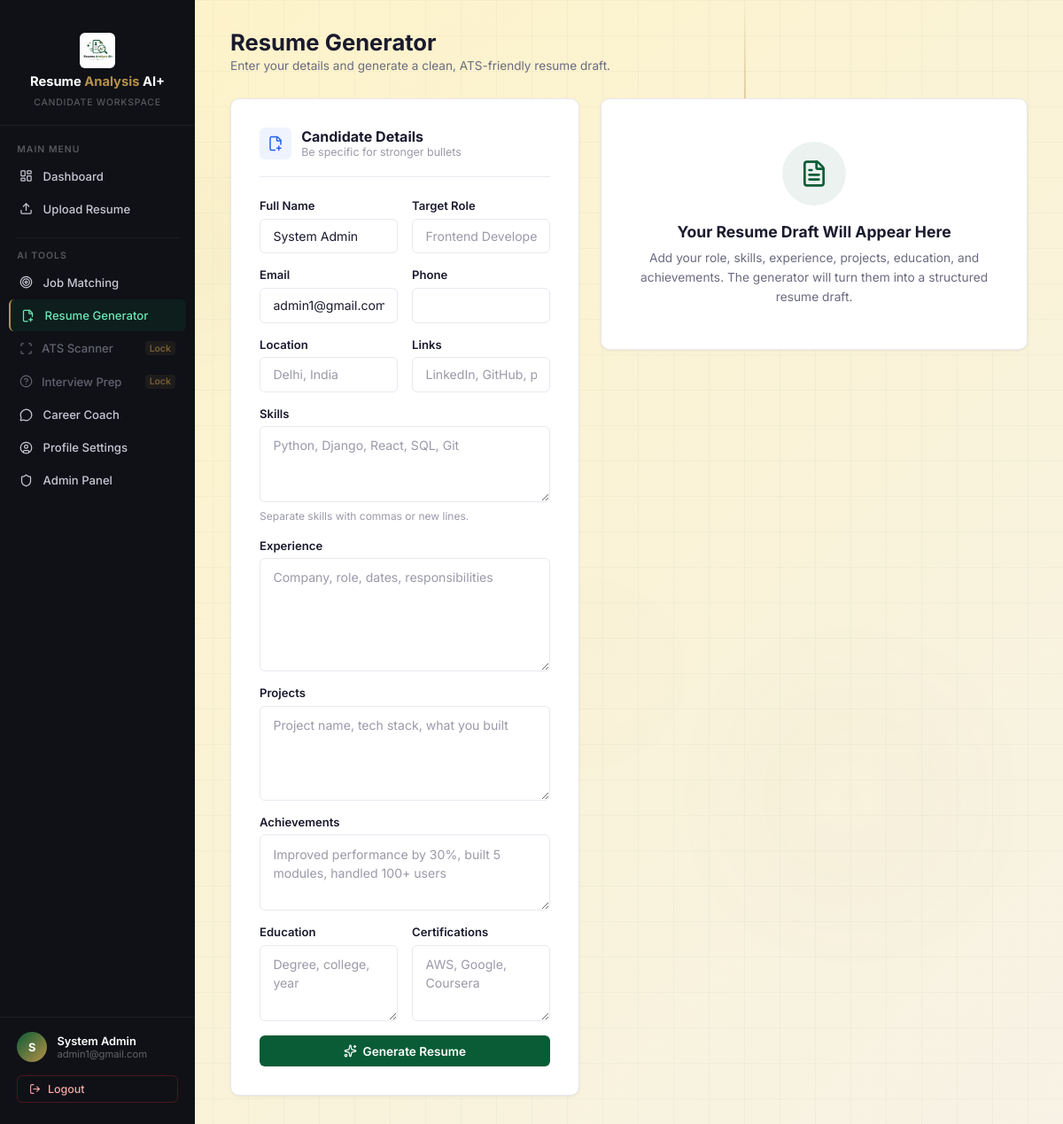
The app's page /ai/resume-generator/ (signed in) with its own data.
### accounts/models.py (models this page shows, shortened)
class CustomUser(AbstractUser):
    username = None
    email = models.EmailField(_('email address'), unique=True)
    profile_image = models.ImageField(upload_to='profile_images/', null=True, blank=True)
    USERNAME_FIELD = 'email'
    REQUIRED_FIELDS = []
    objects = CustomUserManager()

### ai_engine/views.py (the view, shortened to what this page needs)
# urls.py: path('resume-generator/', views.resume_generator_view, name='resume_generator'),
@login_required
def resume_generator_view(request):
    generated_resume = None
    form_data = {
        'full_name': f"{request.user.first_name} {request.user.last_name}".strip(),
        'email': request.user.email,
    }
    return render(request, 'ai_engine/resume_generator.html', {
        'form_data': form_data,
        'generated_resume': generated_resume,
    })

### templates/ai_engine/resume_generator.html (shortened to what this page needs)
{% extends 'base_dashboard.html' %}
{% block nav_resume_generator %}active{% endblock %}
{% block content %}
<div class="page-header">
    <div>
        <h1>Resume Generator</h1>
        <p>Enter your details and generate a clean, ATS-friendly resume draft.</p>
    </div>
</div>
<div class="generator-layout">
    <div class="card card-padded" style="padding: 2rem;">
        <div style="display: flex; align-items: center; gap: 0.7rem; margin-bottom: 1.5rem; padding-bottom: 1.2rem; border-bottom: 1px solid var(--border);">
            <div style="width: 36px; height: 36px; border-radius: var(--radius-sm); background: var(--blue-light); display: flex; align-items: center; justify-content: center; color: var(--blue);">
                <i data-lucide="file-plus-2" style="width: 18px; height: 18px;"></i>
            </div>
            <div>
                <h2 style="font-size: 1rem; font-weight: 700; color: var(--text-primary);">Candidate Details</h2>
                <p style="font-size: 0.78rem; color: var(--text-muted);">Be specific for stronger bullets</p>
            </div>
        </div>
        <form method="POST" style="display: flex; flex-direction: column; gap: 1rem;" id="resume-generator-form">
            <div class="grid-2" style="gap: 1rem;">
                <div class="form-group" style="margin-bottom: 0;">
                    <label for="full_name">Full Name</label>
                    <input type="text" name="full_name" id="full_name" class="form-input" value="{{ form_data.full_name|default:'' }}" required>
                </div>
                <div class="form-group" style="margin-bottom: 0;">
                    <label for="target_role">Target Role</label>
                    <input type="text" name="target_role" id="target_role" class="form-input" value="{{ form_data.target_role|default:'' }}" placeholder="Frontend Developer" required>
                </div>
            </div>
            <div class="grid-2" style="gap: 1rem;">
                <div class="form-group" style="margin-bottom: 0;">
                    <label for="email">Email</label>
                    <input type="email" name="email" id="email" class="form-input" value="{{ form_data.email|default:'' }}">
                </div>
                <div class="form-group" style="margin-bottom: 0;">
                    <label for="phone">Phone</label>
                    <input type="text" name="phone" id="phone" class="form-input" value="{{ form_data.phone|default:'' }}">
                </div>
            </div>
            <div class="grid-2" style="gap: 1rem;">
                <div class="form-group" style="margin-bottom: 0;">
                    <label for="location">Location</label>
                    <input type="text" name="location" id="location" class="form-input" value="{{ form_data.location|default:'' }}" placeholder="Delhi, India">
                </div>
                <div class="form-group" style="margin-bottom: 0;">
                    <label for="links">Links</label>
                    <input type="text" name="links" id="links" class="form-input" value="{{ form_data.links|default:'' }}" placeholder="LinkedIn, GitHub, portfolio">
                </div>
            </div>
            <div class="form-group" style="margin-bottom: 0;">
                <label for="skills">Skills</label>
                <textarea name="skills" id="skills" rows="3" class="form-input" placeholder="Python, Django, React, SQL, Git" required>{{ form_data.skills|default:'' }}</textarea>
                <p class="form-help">Separate skills with commas or new lines.</p>
            </div>
            <div class="form-group" style="margin-bottom: 0;">
                <label for="experience">Experience</label>
                <textarea name="experience" id="experience" rows="5" class="form-input" placeholder="Company, role, dates, responsibilities">{{ form_data.experience|default:'' }}</textarea>
            </div>
            <div class="form-group" style="margin-bottom: 0;">
                <label for="projects">Projects</label>
                <textarea name="projects" id="projects" rows="4" class="form-input" placeholder="Project name, tech stack, what you built">{{ form_data.projects|default:'' }}</textarea>
            </div>
            <div class="form-group" style="margin-bottom: 0;">
                <label for="achievements">Achievements</label>
                <textarea name="achievements" id="achievements" rows="3" class="form-input" placeholder="Improved performance by 30%, built 5 modules, handled 100+ users">{{ form_data.achievements|default:'' }}</textarea>
            </div>
            <div class="grid-2" style="gap: 1rem;">
                <div class="form-group" style="margin-bottom: 0;">
                    <label for="education">Education</label>
                    <textarea name="education" id="education" rows="3" class="form-input" placeholder="Degree, college, year">{{ form_data.education|default:'' }}</textarea>
                </div>
                <div class="form-group" style="margin-bottom: 0;">
                    <label for="certifications">Certifications</label>
                    <textarea name="certifications" id="certifications" rows="3" class="form-input" placeholder="AWS, Google, Coursera">{{ form_data.certifications|default:'' }}</textarea>
                </div>
            </div>
            <button type="submit" class="btn-primary" style="justify-content: center; width: 100%;" id="submit-btn">
                <i data-lucide="sparkles"></i> Generate Resume
            </button>
        </form>
    </div>
    <div id="preview-container">
        {% if generated_resume %}
        <div class="resume-preview" id="generated-resume">
            <h2>{{ generated_resume.name }}</h2>
            <div class="headline">{{ generated_resume.headline }}</div>
            <div class="contact">{{ generated_resume.contact|join:' | ' }}</div>
            <div class="resume-section">
                <h3>Professional Summary</h3>
                <p>{{ generated_resume.summary }}</p>
            </div>
            <div class="resume-section">
                <h3>Skills</h3>
                <div class="skills-list">
                    {% for skill in generated_resume.skills %}
                    <span class="skill-pill">{{ skill }}</span>
                    {% endfor %}
                </div>
            </div>
            <div class="resume-section">
                <h3>Experience</h3>
                {% for item in generated_resume.experience %}
                <div style="margin-bottom: 1rem;">
                    <div class="item-title">{{ item.title }}</div>
                    <div class="item-meta">{{ item.company }}{% if item.dates %} | {{ item.dates }}{% endif %}</div>
                    <ul>
                        {% for bullet in item.bullets %}
                        <li>{{ bullet }}</li>
                        {% endfor %}
                    </ul>
                </div>
                {% endfor %}
            </div>
            <div class="resume-section">
                <h3>Projects</h3>
                {% for project in generated_resume.projects %}
                <div style="margin-bottom: 1rem;">
                    <div class="item-title">{{ project.name }}</div>
                    <p>{{ project.description }}</p>
                    <ul>
                        {% for bullet in project.bullets %}
                        <li>{{ bullet }}</li>
                        {% endfor %}
                    </ul>
                </div>
                {% endfor %}
            </div>
            <div class="resume-section">
                <h3>Education</h3>
                <ul>
                    {% for item in generated_resume.education %}
                    <li>{{ item }}</li>
                    {% endfor %}
                </ul>
            </div>
            {% if generated_resume.certifications %}
            <div class="resume-section">
                <h3>Certifications</h3>
                <ul>
                    {% for item in generated_resume.certifications %}
                    <li>{{ item }}</li>
                    {% endfor %}
                </ul>
            </div>
            {% endif %}
        </div>
        {% else %}
        <div class="card card-padded" id="empty-preview" style="padding: 3rem 2rem; text-align: center;">
            <div class="empty-icon" style="margin: 0 auto 1.2rem;">
                <i data-lucide="file-text"></i>
            </div>
            <h3 style="font-size: 1.1rem; font-weight: 700; margin-bottom: 0.5rem;">Your Resume Draft Will Appear Here</h3>
            <p style="font-size: 0.86rem; color: var(--text-secondary); line-height: 1.6; max-width: 440px; margin: 0 auto;">
                Add your role, skills, experience, projects, education, and achievements. The generator will turn them into a structured resume draft.
            </p>
        </div>
        {% endif %}
    </div>
</div>
{% endblock %}

### templates/base_dashboard.html (shortened to what this page needs)
{% load static %}
<!doctype html>
<html lang="en">
  <head>
  </head>
  <body>
    {% include 'background_animation.html' %}
    <aside class="sidebar" id="sidebar">
      <div
        class="sidebar-brand"
        style="
          display: flex;
          flex-direction: column;
          align-items: center;
          text-align: center;
          gap: 0.4rem;
          padding: 0.8rem 1.2rem 1.2rem;
        "
      >
        <a
          href="{% url 'dashboard' %}"
          style="
            display: flex;
            flex-direction: column;
            align-items: center;
            gap: 0.4rem;
            text-decoration: none;
          "
        >
          <img
            src="{% static 'logo.png' %}"
            alt="Logo"
            style="max-height: 40px; width: auto; border-radius: 6px"
          />
          <span style="font-size: 0.92rem; font-weight: 700; color: #fff"
            >Resume
            <span style="color: var(--secondary)">Analysis</span> AI+</span
          >
        </a>
        <p
          class="sub"
          style="
            margin-top: 0.1rem;
            font-size: 0.65rem;
            color: rgba(255, 255, 255, 0.3);
            text-transform: uppercase;
            letter-spacing: 0.08em;
            font-weight: 500;
          "
        >
          Candidate Workspace
        </p>
      </div>
      <p class="sidebar-section-label">Main Menu</p>
      <ul class="sidebar-nav">
        <li>
          <a
            href="{% url 'dashboard' %}"
            class="{% block nav_dashboard %}{% endblock %}"
          >
            <i data-lucide="layout-dashboard"></i> Dashboard
          </a>
        </li>
        <li>
          <a
            href="{% url 'upload_resume' %}"
            class="{% block nav_upload %}{% endblock %}"
          >
            <i data-lucide="upload"></i> Upload Resume
          </a>
        </li>
      </ul>
      <div class="sidebar-divider"></div>
      <p class="sidebar-section-label">AI Tools</p>
      <ul class="sidebar-nav">
        <li>
          <a
            href="{% url 'job_matching' %}"
            class="{% block nav_job_matching %}{% endblock %}"
          >
            <i data-lucide="target"></i> Job Matching
          </a>
        </li>
        <li>
          <a
            href="{% url 'resume_generator' %}"
            class="{% block nav_resume_generator %}{% endblock %}"
          >
            <i data-lucide="file-plus-2"></i> Resume Generator
          </a>
        </li>
        {% with latest_resume=request.user.resumes.first %} {% if latest_resume %}
        <li>
          <a
            href="{% url 'ats_scan' latest_resume.id %}"
            class="{% block nav_ats_scan %}{% endblock %}"
          >
            <i data-lucide="scan"></i> ATS Scanner
          </a>
        </li>
        <li>
          <a
            href="{% url 'interview_prep' latest_resume.id %}"
            class="{% block nav_interview_prep %}{% endblock %}"
          >
            <i data-lucide="help-circle"></i> Interview Prep
          </a>
        </li>
        {% else %}
        <li>
          <a
            href="{% url 'upload_resume' %}"
            class="disabled-link"
            title="Upload a resume first to scan"
            style="
              opacity: 0.6;
              display: flex;
              align-items: center;
              gap: 0.6rem;
              padding: 0.6rem 0.8rem;
              border-radius: var(--radius-sm);
              font-size: 0.82rem;
              color: var(--text-muted);
              text-decoration: none;
            "
          >
            <i data-lucide="scan"></i> ATS Scanner
            <span
              style="
                font-size: 0.65rem;
                background: rgba(184, 144, 71, 0.15);
                color: var(--secondary);
                padding: 0.1rem 0.3rem;
                border-radius: 4px;
                margin-left: auto;
                font-weight: 600;
              "
              >Lock</span
            >
          </a>
        </li>
        <li>
          <a
            href="{% url 'upload_resume' %}"
            class="disabled-link"
            title="Upload a resume first for interview prep"
            style="
              opacity: 0.6;
              display: flex;
              align-items: center;
              gap: 0.6rem;
              padding: 0.6rem 0.8rem;
              border-radius: var(--radius-sm);
              font-size: 0.82rem;
              color: var(--text-muted);
              text-decoration: none;
            "
          >
            <i data-lucide="help-circle"></i> Interview Prep
            <span
              style="
                font-size: 0.65rem;
                background: rgba(184, 144, 71, 0.15);
                color: var(--secondary);
                padding: 0.1rem 0.3rem;
                border-radius: 4px;
                margin-left: auto;
                font-weight: 600;
              "
              >Lock</span
            >
          </a>
        </li>
        {% endif %} {% endwith %}
        <li>
          <a
            href="{% url 'career_coach' %}"
            class="{% block nav_career_coach %}{% endblock %}"
          >
            <i data-lucide="message-circle"></i> Career Coach
          </a>
        </li>
        <li>
          <a
            href="{% url 'profile_edit' %}"
            class="{% block nav_profile %}{% endblock %}"
          >
            <i data-lucide="user-circle"></i> Profile Settings
          </a>
        </li>
        {% if request.user.is_staff %}
        <li>
          <a
            href="{% url 'admin_dashboard' %}"
            class="{% block nav_admin %}{% endblock %}"
          >
            <i data-lucide="shield"></i> Admin Panel
          </a>
        </li>
        {% endif %}
      </ul>
      <div class="sidebar-bottom">
        <div class="sidebar-user">
          <div class="avatar">
            {% if user.profile_image %}
            <img src="{{ user.profile_image.url }}" alt="avatar" />
            {% else %} {{ user.first_name|slice:":1" }}{% if not user.first_name %}U{% endif %} {% endif %}
          </div>
          <div>
            <div class="name">
              {{ user.first_name|default:"User" }} {{ user.last_name }}
            </div>
            <div class="email">{{ user.email }}</div>
          </div>
        </div>
        <form action="{% url 'logout' %}" method="post" style="margin: 0">
          <button type="submit" class="sidebar-action-btn danger">
            <i data-lucide="log-out"></i> Logout
          </button>
        </form>
      </div>
    </aside>
    <main class="main">
      <div class="main-inner">
         {% block content %}{% endblock %}
      </div>
    </main>
  </body>
</html>

### records on screen
CustomUser: first_name "S", first_name "System", last_name "Admin", email "admin1@gmail.com"
